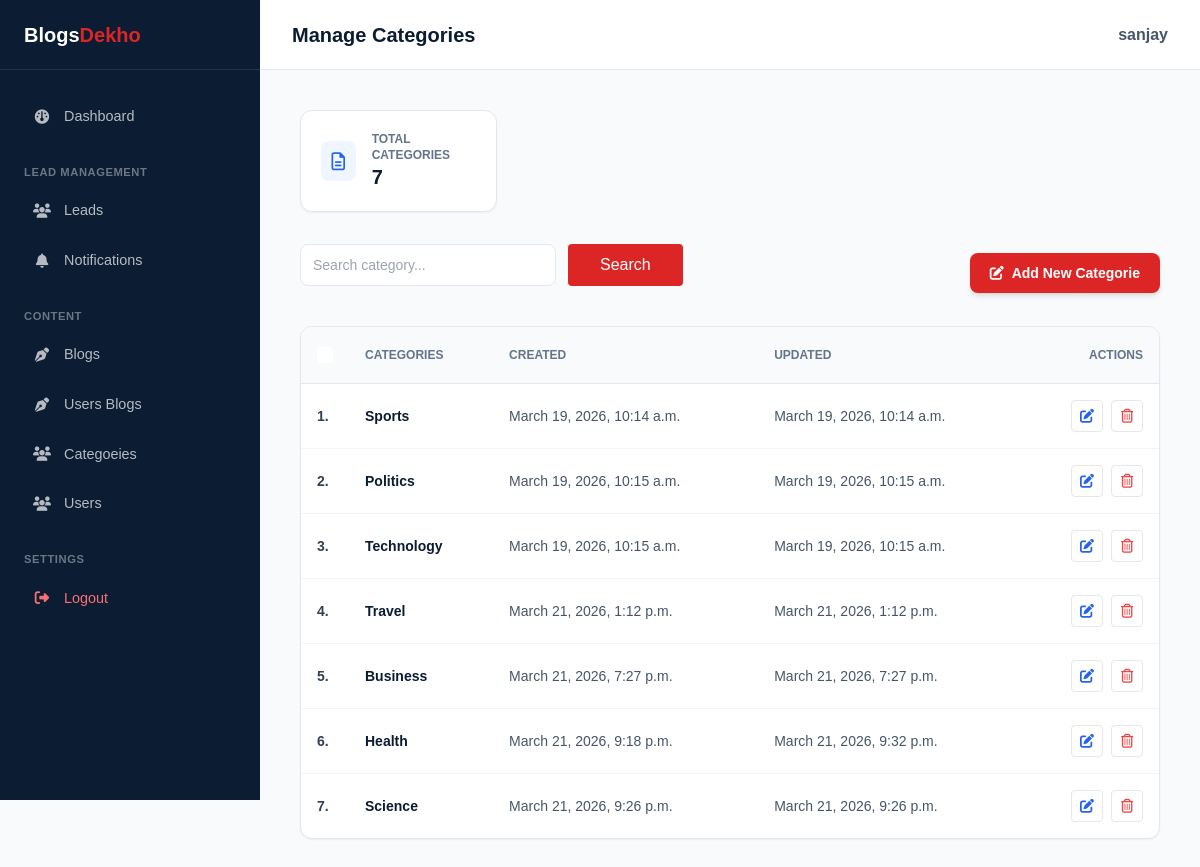
/dashboard/categorie/ (signed in), run on the app's committed database.
### blogs/models.py (models this page shows, shortened)
class Category(models.Model):
    category_name = models.CharField(max_length=50, unique=True)
    created_at = models.DateTimeField(auto_now_add=True)
    updated_at = models.DateTimeField(auto_now=True)
    class Meta:
        verbose_name_plural = 'categories'

### dashboards/views.py (the view)
# urls.py: path('categorie/', views.categorie, name='categorie'),
@login_required(login_url='login')
@permission_required('blogs.view_category', raise_exception=True)
def categorie(request):
    query = request.GET.get('q', '')  # Get search query from input
    if query:
        categories = Category.objects.filter(category_name__icontains=query)
        if not categories.exists():
            message = "Category not present"
        else:
            message = None
    else:
        categories = Category.objects.all()
        message = None
    context = {
        'categories': categories,
        'message': message,
    }
    return render(request, 'dashboard/categorie.html', context)

### blogs/context_processors.py (called while the page is built)
def categories_processor(request):
    return {
        'categories': Category.objects.all()
    }

### dashboards/context_processors.py (called while the page is built)
def dashboard_counts(request):
    return {
        'category_count': Category.objects.all().count(),
        'blog_count': Blog.objects.all().count(),
        'total_users_count': User.objects.count(),
        'published_posts_count': Blog.objects.filter(status='published').count(),
        'draft_posts_count': Blog.objects.filter(status='draft').count(),
        'pending_posts_count': Blog.objects.filter(status='pending').count(),
    }

### templates/dashboard/categorie.html (shortened to what this page needs)
{% extends "dashboard/base.html" %}
{% block content %}
    <div class="main-wrapper">
        <header class="admin-header">
            <div class="flex items-center gap-4">
                <h2 class="text-xl font-bold text-[#0B1C33]">Manage Categories</h2>
            </div>
            <div class="flex items-center gap-3">
                <div class=" flex items-center justify-center font-bold text-slate-600">{{ user }}</div>
            </div>
        </header>
        <div class="p-6 lg:p-10">
            <div class="grid grid-cols-1 md:grid-cols-4 gap-6 mb-8">
                <div class="bg-white border border-slate-200 rounded-xl p-5 flex items-center gap-4 shadow-sm">
                    <div class="w-10 h-10 bg-blue-50 text-blue-600 rounded-lg flex items-center justify-center text-lg"><i class="fa-regular fa-file-lines"></i></div>
                    <div><p class="text-xs text-slate-500 font-bold uppercase">Total Categories</p><h3 class="text-xl font-bold text-[#0B1C33]">{{ category_count }}</h3></div>
                </div>
            </div>
            <div class="flex flex-col md:flex-row justify-between items-center gap-4 mb-6">
                <div class="flex flex-wrap items-center gap-3 w-full md:w-auto">
                    <form method="GET" class="flex gap-3 mb-4">
                        <input type="text" name="q" onchange="this.form.submit()" placeholder="Search category..." class="w-full md:w-64 pl-3 pr-4 py-2.5 border border-slate-200 rounded-lg text-sm bg-white outline-none focus:border-[#0B1C33]"
                            value="{{ request.GET.q|default:'' }}">
                        <button type="submit" class="px-8 py-1 bg-red-600 text-white rounded">Search</button>
                    </form>
                </div>
                {% if perms.blogs.add_category %}
                <a href="{% url "add_category" %}" class="px-5 py-2.5 bg-[#DC2626] hover:bg-[#b91c1c] text-white text-sm font-bold rounded-lg flex items-center gap-2 transition shadow-md">
                    <i class="fa-solid fa-pen-to-square"></i> Add New Categorie
                </a>{% endif %}
            </div>
            <div class="bg-white border border-slate-200 rounded-xl overflow-hidden shadow-sm">
                <div class="overflow-x-auto">
                    <table class="w-full text-left border-collapse">
                        <thead class="bg-slate-50 border-b border-slate-200">
                            <tr>
                                <th class="p-4 w-10"><input class="rounded border-slate-300 w-4 h-4 accent-[#0B1C33]"></th>
                                <th class="p-4 text-xs font-bold text-slate-500 uppercase">Categories</th>
                                <th class="p-4 text-xs font-bold text-slate-500 uppercase">Created</th>
                                <th class="p-4 text-xs font-bold text-slate-500 uppercase">Updated</th>
                                <th class="p-4 text-xs font-bold text-slate-500 uppercase text-right">Actions</th>
                            </tr>
                        </thead>
                        <tbody class="divide-y divide-slate-100 text-sm text-slate-700">
                            {% for c in categories %}
                                <tr class="hover:bg-orange-50 transition">
                                    <td class="p-4 font-bold">{{ forloop.counter }}.</td>
                                    <td class="p-4">
                                        <div class="flex items-center gap-3">
                                            <div>
                                                <p class="font-bold text-[#0B1C33] truncate max-w-xs">{{ c.category_name }}</p>
                                            </div>
                                        </div>
                                    </td>
                                    <td class="p-4 text-slate-600">{{ c.created_at }}</td>
                                    <td class="p-4 text-slate-600">{{ c.updated_at }}</td>
                                    <td class="p-4 text-right">
                                        <div class="flex items-center justify-end gap-2">
                                            {% if perms.blogs.change_category %}
                                            <a href="{% url "edit_category" c.id %}" class="w-8 h-8 border rounded flex items-center justify-center text-blue-600 hover:bg-blue-50 transition"><i class="fa-solid fa-edit"></i></a>
                                            {% endif %}
                                            {% if perms.blogs.delete_category %}
                                            <a href="{% url "delete_category" c.id %}" onclick="return confirm('Are you sure you want to delete this CATEGORY?')" class="w-8 h-8 border rounded flex items-center justify-center text-red-500 hover:bg-red-50 transition"><i class="fa-regular fa-trash-can"></i></a>
                                            {% endif %}
                                        </div>
                                    </td>
                                </tr>
                            {% endfor %}
                        </tbody>
                    </table>
                </div>
            </div>
        </div>
    </div>
{% endblock  %}

### templates/dashboard/base.html (shortened to what this page needs)
{% load static %}
<!DOCTYPE html>
<html lang="en">
<head>
    <script src="https://cdn.tailwindcss.com"></script>
    <link rel="stylesheet" href="{% static "css/dashboard.css" %}">
    <link rel="stylesheet" href="https://cdnjs.cloudflare.com/ajax/libs/font-awesome/6.4.0/css/all.min.css">
</head>
<body class="bg-slate-50">
    <aside class="admin-sidebar" id="sidebar">
        <div class="brand-box">
            <span class="text-white">Blogs</span><span class="text-[#DC2626]">Dekho</span>
        </div>
        <div class="nav-scroll">
            <a href="{% url "dashboard" %}" class="nav-item"><i class="fa-solid fa-gauge w-5 text-center"></i> Dashboard</a>
            <p class="nav-group-label">Lead Management</p>
            <a href="#" class="nav-item"><i class="fa-solid fa-users w-5 text-center"></i> Leads</a>
            <a href="#" class="nav-item"><i class="fa-solid fa-bell w-5 text-center"></i> Notifications</a>
            <p class="nav-group-label">Content</p>
            <a href="{% url "blog" %}" class="nav-item "><i class="fa-solid fa-pen-nib w-5 text-center"></i> Blogs</a>
            <a href="{% url "user_blog" %}" class="nav-item "><i class="fa-solid fa-pen-nib w-5 text-center"></i> Users Blogs</a>
            <a href="{% url "categorie" %}" class="nav-item "><i class="fa-solid fa-users w-5 text-center"></i> Categoeies</a>
            <a href="{% url "user" %}" class="nav-item "><i class="fa-solid fa-users w-5 text-center"></i> Users</a>
            <p class="nav-group-label">Settings</p>
            <form method="POST" action="{% url 'logout' %}">
                <button type="submit" class="nav-item text-red-400 hover:bg-red-900/20 mt-2">
                    <i class="fa-solid fa-right-from-bracket w-5 text-center"></i> Logout
                </button>
            </form>
        </div>
    </aside>
    {% block content %}
    {% endblock  %}
</body>
</html>

### static/css/dashboard.css (style rules this page uses)
:root { --nav-width: 260px; --header-height: 70px; --primary: #0B1C33; --accent: #DC2626; --surface: #F8FAFC; --white: #ffffff; --border: #E2E8F0; --text-main: #334155; --text-light: #64748B; --success: #10B981; }
body { font-family: 'Plus Jakarta Sans', sans-serif; background-color: var(--surface); color: var(--text-main); margin: 0; padding: 0; overflow-x: hidden; }
.admin-sidebar { width: var(--nav-width); height: 100vh; position: fixed; left: 0; top: 0; background: var(--primary); color: white; z-index: 50; display: flex; flex-direction: column; transition: transform 0.3s ease; }
.brand-box { height: var(--header-height); display: flex; align-items: center; padding: 0 1.5rem; border-bottom: 1px solid rgba(255,255,255,0.1); font-family: 'Outfit', sans-serif; font-size: 1.25rem; font-weight: 700; }
.nav-scroll { flex: 1; padding: 1.5rem 1rem; overflow-y: auto; }
.nav-group-label { font-size: 0.7rem; text-transform: uppercase; letter-spacing: 0.05em; color: rgba(255,255,255,0.4); margin: 1.5rem 0 0.5rem 0.5rem; font-weight: 700; }
.nav-item { display: flex; align-items: center; gap: 12px; padding: 0.75rem 1rem; color: rgba(255,255,255,0.7); text-decoration: none; border-radius: 8px; margin-bottom: 0.25rem; font-size: 0.9rem; transition: all 0.2s; }
.main-wrapper { margin-left: var(--nav-width); min-height: 100vh; transition: margin-left 0.3s ease; }
.admin-header { height: var(--header-height); background: white; border-bottom: 1px solid var(--border); display: flex; align-items: center; justify-content: space-between; padding: 0 2rem; position: sticky; top: 0; z-index: 40; }

### data on the page
Category: category_name "Sports", created_at "March 19, 2026, 10:14 a.m.", updated_at "March 19, 2026, 10:14 a.m."
Category: category_name "Politics", created_at "March 19, 2026, 10:15 a.m.", updated_at "March 19, 2026, 10:15 a.m."
Category: category_name "Technology", created_at "March 19, 2026, 10:15 a.m.", updated_at "March 19, 2026, 10:15 a.m."
Category: category_name "Travel", created_at "March 21, 2026, 1:12 p.m.", updated_at "March 21, 2026, 1:12 p.m."
Category: category_name "Business", created_at "March 21, 2026, 7:27 p.m.", updated_at "March 21, 2026, 7:27 p.m."
Category: category_name "Health", created_at "March 21, 2026, 9:18 p.m.", updated_at "March 21, 2026, 9:32 p.m."
Category: category_name "Science", created_at "March 21, 2026, 9:26 p.m.", updated_at "March 21, 2026, 9:26 p.m."

### other printed values
{{ user }} "sanjay"
{{ category_count }} "7"
